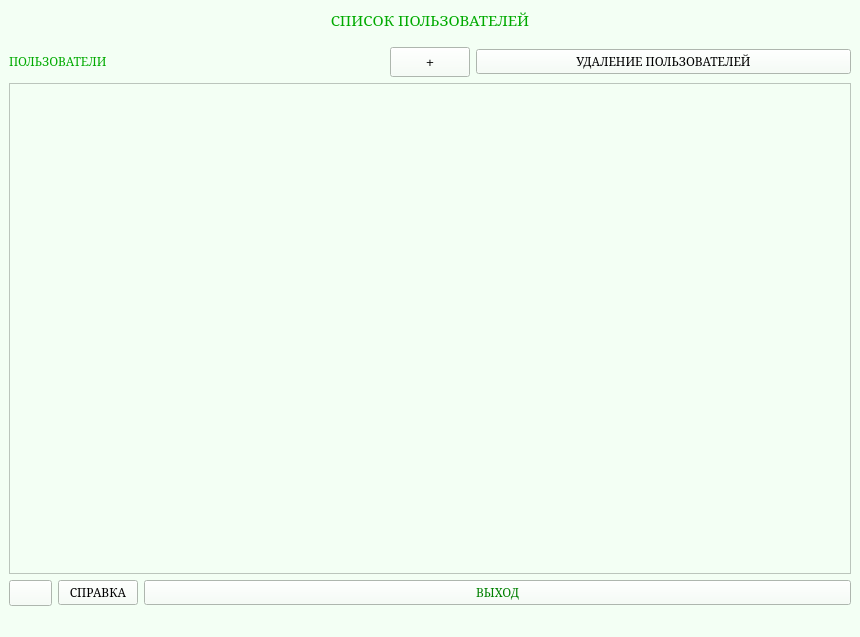
<?xml version="1.0" encoding="UTF-8"?>
<ui version="4.0">
 <class>GLAVNOEOKNO</class>
 <widget class="QMainWindow" name="GLAVNOEOKNO">
  <property name="geometry">
   <rect>
    <x>0</x>
    <y>0</y>
    <width>860</width>
    <height>637</height>
   </rect>
  </property>
  <property name="windowTitle">
   <string>База данных пользователей</string>
  </property>
  <property name="windowIcon">
   <iconset>
    <normalon>:/img/Quentin/F024.ico</normalon>
   </iconset>
  </property>
  <property name="styleSheet">
   <string notr="true">background-color: rgb(243, 255, 244);</string>
  </property>
  <property name="toolButtonStyle">
   <enum>Qt::ToolButtonIconOnly</enum>
  </property>
  <widget class="QWidget" name="centralwidget">
   <layout class="QVBoxLayout" name="verticalLayout">
    <item>
     <widget class="QLabel" name="zag0">
      <property name="font">
       <font>
        <family>MS Serif</family>
        <pointsize>11</pointsize>
       </font>
      </property>
      <property name="text">
       <string>&lt;html&gt;&lt;head/&gt;&lt;body&gt;&lt;p align=&quot;center&quot;&gt;&lt;span style=&quot; color:#00aa00;&quot;&gt;СПИСОК ПОЛЬЗОВАТЕЛЕЙ&lt;/span&gt;&lt;/p&gt;&lt;/body&gt;&lt;/html&gt;</string>
      </property>
     </widget>
    </item>
    <item>
     <spacer name="verticalSpacer">
      <property name="orientation">
       <enum>Qt::Vertical</enum>
      </property>
      <property name="sizeType">
       <enum>QSizePolicy::Fixed</enum>
      </property>
      <property name="sizeHint" stdset="0">
       <size>
        <width>20</width>
        <height>10</height>
       </size>
      </property>
     </spacer>
    </item>
    <item>
     <layout class="QHBoxLayout" name="horizontalLayout">
      <item>
       <widget class="QLabel" name="zag01">
        <property name="font">
         <font>
          <family>MS Serif</family>
          <pointsize>9</pointsize>
         </font>
        </property>
        <property name="text">
         <string>&lt;html&gt;&lt;head/&gt;&lt;body&gt;&lt;p&gt;&lt;span style=&quot; color:#00aa00;&quot;&gt;ПОЛЬЗОВАТЕЛИ&lt;/span&gt;&lt;/p&gt;&lt;/body&gt;&lt;/html&gt;</string>
        </property>
       </widget>
      </item>
      <item>
       <widget class="QPushButton" name="doPol">
        <property name="sizePolicy">
         <sizepolicy hsizetype="Maximum" vsizetype="Fixed">
          <horstretch>0</horstretch>
          <verstretch>0</verstretch>
         </sizepolicy>
        </property>
        <property name="font">
         <font>
          <family>MS Serif</family>
          <pointsize>11</pointsize>
         </font>
        </property>
        <property name="text">
         <string>+</string>
        </property>
       </widget>
      </item>
      <item>
       <widget class="QPushButton" name="udPOLZ">
        <property name="font">
         <font>
          <family>MS Serif</family>
          <pointsize>9</pointsize>
         </font>
        </property>
        <property name="text">
         <string>УДАЛЕНИЕ ПОЛЬЗОВАТЕЛЕЙ</string>
        </property>
       </widget>
      </item>
     </layout>
    </item>
    <item>
     <widget class="QTableView" name="tableView">
      <property name="styleSheet">
       <string notr="true">font: 75 10pt &quot;MS Sans Serif&quot;;</string>
      </property>
     </widget>
    </item>
    <item>
     <layout class="QHBoxLayout" name="horizontalLayout_2">
      <item>
       <widget class="QPushButton" name="otpravk">
        <property name="enabled">
         <bool>true</bool>
        </property>
        <property name="sizePolicy">
         <sizepolicy hsizetype="Fixed" vsizetype="Fixed">
          <horstretch>29</horstretch>
          <verstretch>29</verstretch>
         </sizepolicy>
        </property>
        <property name="minimumSize">
         <size>
          <width>29</width>
          <height>0</height>
         </size>
        </property>
        <property name="sizeIncrement">
         <size>
          <width>29</width>
          <height>0</height>
         </size>
        </property>
        <property name="baseSize">
         <size>
          <width>29</width>
          <height>0</height>
         </size>
        </property>
        <property name="font">
         <font>
          <family>MS Serif</family>
          <pointsize>10</pointsize>
         </font>
        </property>
        <property name="styleSheet">
         <string notr="true">
image:url(:/img/Untitled.png);</string>
        </property>
        <property name="text">
         <string/>
        </property>
        <property name="shortcut">
         <string notr="true"/>
        </property>
       </widget>
      </item>
      <item>
       <widget class="QPushButton" name="sprG">
        <property name="sizePolicy">
         <sizepolicy hsizetype="Maximum" vsizetype="Fixed">
          <horstretch>0</horstretch>
          <verstretch>0</verstretch>
         </sizepolicy>
        </property>
        <property name="font">
         <font>
          <family>MS Serif</family>
          <pointsize>9</pointsize>
         </font>
        </property>
        <property name="text">
         <string>СПРАВКА</string>
        </property>
       </widget>
      </item>
      <item>
       <widget class="QPushButton" name="vihod">
        <property name="font">
         <font>
          <family>MS Serif</family>
          <pointsize>9</pointsize>
         </font>
        </property>
        <property name="styleSheet">
         <string notr="true">color:green;
</string>
        </property>
        <property name="text">
         <string>ВЫХОД</string>
        </property>
       </widget>
      </item>
     </layout>
    </item>
   </layout>
  </widget>
  <widget class="QMenuBar" name="menubar">
   <property name="geometry">
    <rect>
     <x>0</x>
     <y>0</y>
     <width>860</width>
     <height>25</height>
    </rect>
   </property>
  </widget>
  <widget class="QStatusBar" name="statusbar"/>
 </widget>
 <resources/>
 <connections/>
</ui>
